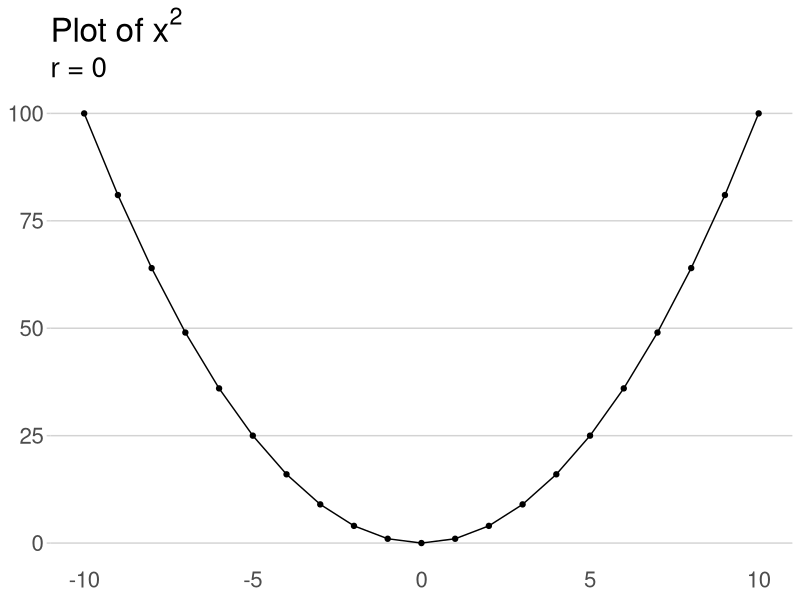
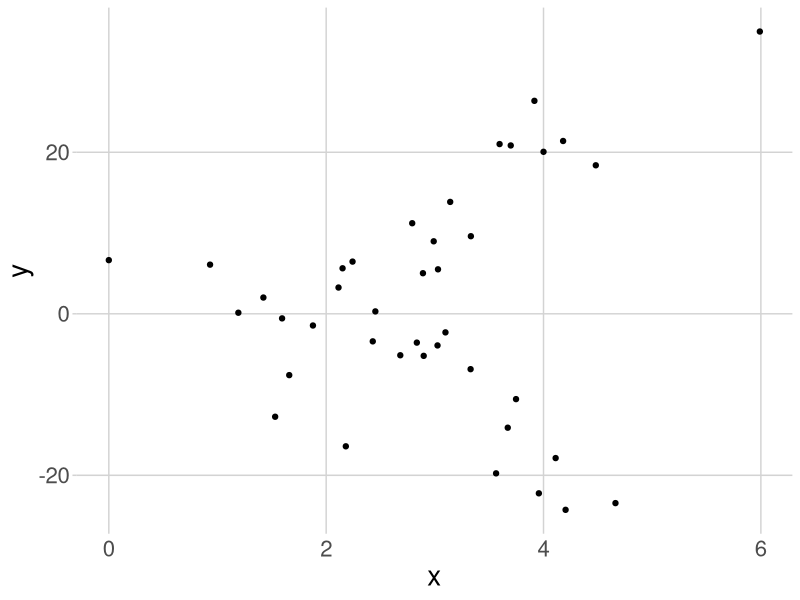
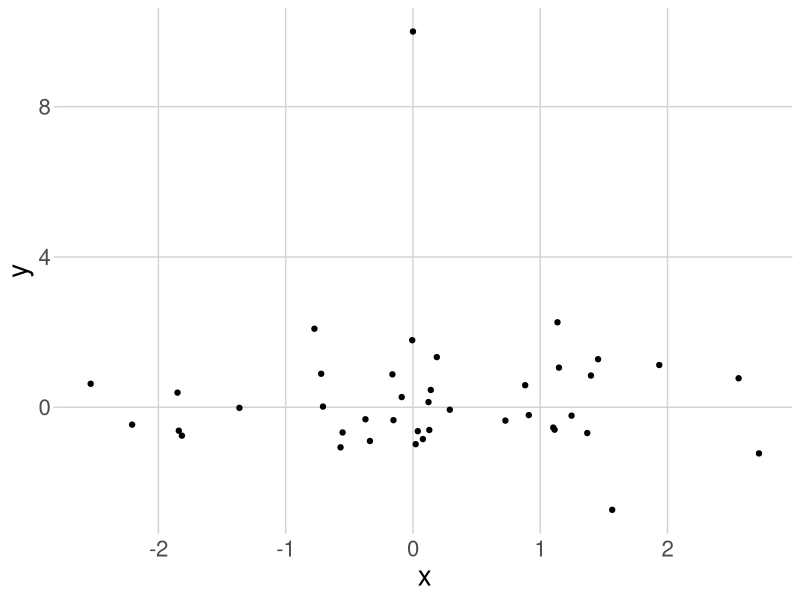
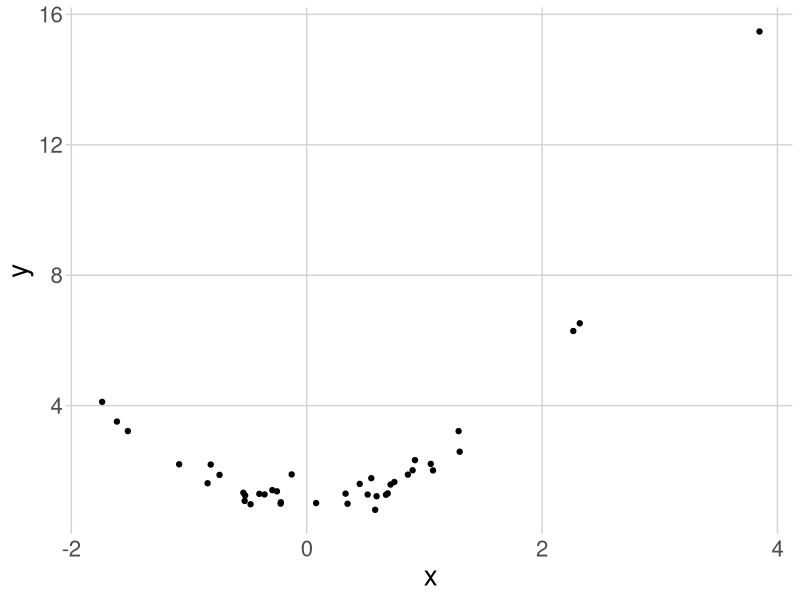

R code for these plots, in order:

dat <- data.frame(x = -10:10)
dat$y <- dat$x^2

library(ggplot2)

ggplot(dat, aes(x = x, y = y)) + 
    geom_point() + 
    geom_line() + 
    theme(panel.background = element_blank(), 
          panel.grid.major.y = element_line(color = "light gray"),
          panel.grid.major.x = element_blank(),
          axis.ticks.x = element_blank(),
          axis.ticks.y = element_line(color = "light gray"),
          text = element_text(size = 20), 
          axis.title = element_blank()) +
    ggtitle(expression(paste("Plot of ", x^2)),
            subtitle = paste("r =", cor(dat$x, dat$y)))

plot_dat <- data.frame(x = sort(rnorm(40), decreasing = FALSE))
plot_dat$x <- plot_dat$x + abs(min(plot_dat$x))
plot_dat$y <- ifelse(row(plot_dat)[, 1] %% 2 == 1, -1 * plot_dat$x ^2, plot_dat$x ^2)
plot_dat$y <- plot_dat$y + rnorm(40, 1, 5)

ggplot(plot_dat, aes(x = x, y = y)) + 
    geom_point() + 
    theme(panel.background = element_blank(), 
          panel.grid.major.y = element_line(color = "light gray"),
          panel.grid.major.x = element_line(color = "light gray"),
          axis.ticks.x = element_blank(),
          axis.ticks.y = element_line(color = "light gray"),
          text = element_text(size = 20))

plot_dat <- data.frame(x = c(rnorm(40), 0),
                       y = c(rnorm(40), 10))

ggplot(plot_dat, aes(x = x, y = y)) + 
    geom_point() + 
    theme(panel.background = element_blank(), 
          panel.grid.major.y = element_line(color = "light gray"),
          panel.grid.major.x = element_line(color = "light gray"),
          axis.ticks.x = element_blank(),
          axis.ticks.y = element_line(color = "light gray"),
          text = element_text(size = 20))

plot_dat <- data.frame(x = rnorm(40))
plot_dat$y <- plot_dat$x ^ 2 + rnorm(40, 1, 0.25)


ggplot(plot_dat, aes(x = x, y = y)) + 
    geom_point() + 
    theme(panel.background = element_blank(), 
          panel.grid.major.y = element_line(color = "light gray"),
          panel.grid.major.x = element_line(color = "light gray"),
          axis.ticks.x = element_blank(),
          axis.ticks.y = element_line(color = "light gray"),
          text = element_text(size = 20))
